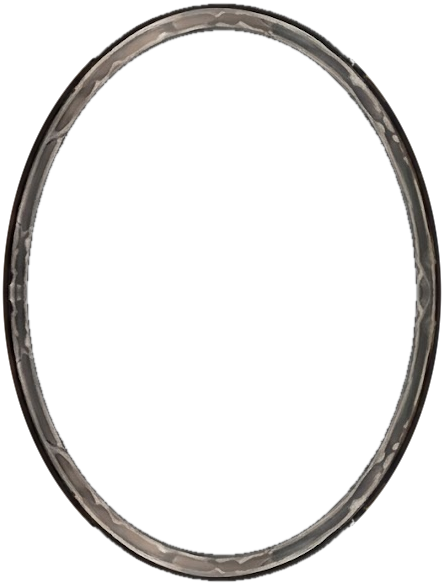
#> input picture art/frames/board-oval.png, 443 x 585 px; its folder holds only this picture in this run
$ python measure-frame-windows.py ../art/frames/board-oval.png
#> lines starting #> are read from the running program, lines starting #| are printed output that depends on the picture; after the words box and inside, x2 and y2 are one past the last pixel; in counts of white or black regions, pixels touching at a corner belong together
#!/usr/bin/env python3
"""Measure the picture window of every card frame in art/frames.

The window is the transparent hole the card art shows through: the largest transparent region in
the top 60% of the frame that does not touch the image edge. Prints its box as percentages of the
frame (left, top, width, height) and whether it is round (an ellipse fills ~78.5% of its box).

  python3 tools/measure-frame-windows.py            # table
  python3 tools/measure-frame-windows.py --js       # writes src/ui/frame-windows.js
"""
import json, os, sys
import cv2
import numpy as np
from PIL import Image

ROOT = os.path.dirname(os.path.dirname(os.path.abspath(__file__)))
FRAMES = os.path.join(ROOT, 'art', 'frames')

def window(path):
#> called with path = 'art/frames/board-oval.png'
    im = np.array(Image.open(path).convert('RGBA'))
#> im is the input picture: shape (585, 443, 4); mean R, G, B, A 24.6, 22.1, 19.8, 37.7
    h, w = im.shape[:2]
    clear = (im[:, :, 3] < 128).astype(np.uint8)
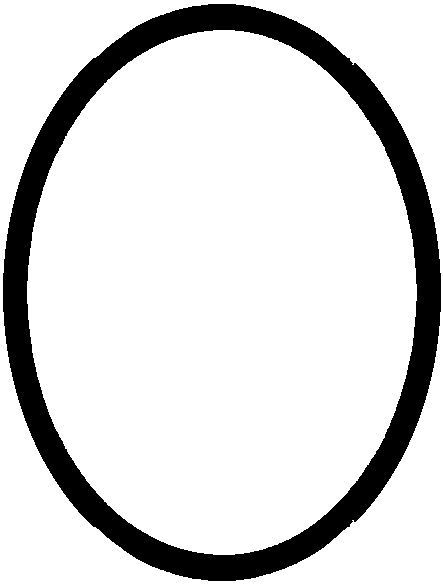
#> clear: shape (585, 443); values 0 (black) and 1 (white), 85.2% white; 1 black region, box (x1, y1, x2, y2) and area: (3, 4, 441, 581) 38374
    n, labels, stats, cent = cv2.connectedComponentsWithStats(clear, connectivity=4)
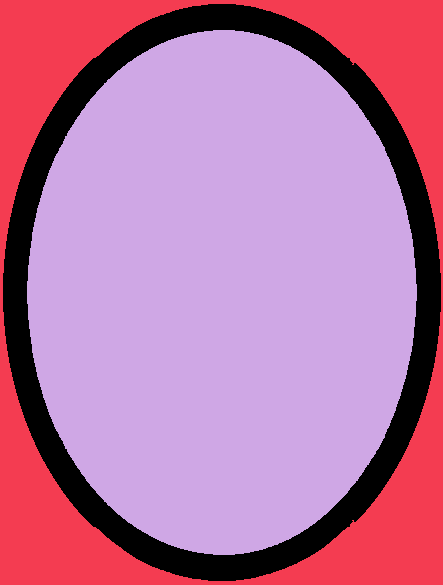
#> labels: shape (585, 443) int32; 3 distinct labels, from 0 to 2; one colour per label, 0 black
#> n = 3; stats = [[3, 4, 438, 577, 38374], [0, 0, 443, 585, 60545], [27, 30, 390, 525, 160236]]; cent = [[221.5, 292], [219.6, 292], [221.4, 292]]
    best = None
    for i in range(1, n):
        x, y, bw, bh, area = stats[i]
        if x == 0 or y == 0 or x + bw >= w or y + bh >= h:
            continue  # outside the card (rounded corners) or a cut-out edge
        if cent[i][1] > h * 0.6 or area < w * h * 0.03:
            continue
        if best is None or area > best[4]:
            best = (x, y, bw, bh, area)
#> this loop made 2 passes
    if not best:
        return None
    x, y, bw, bh, area = best
    fill = area / float(bw * bh)
#> fill = 0.783
    return {
        'l': round(x / w * 100, 2), 't': round(y / h * 100, 2),
        'w': round(bw / w * 100, 2), 'h': round(bh / h * 100, 2),
        'round': bool(0.7 < fill < 0.86), 'fill': round(fill, 3),
    }

def main():
    out = {}
    for f in sorted(os.listdir(FRAMES)):
        if not f.lower().endswith(('.png', '.webp')) or 'glow' in f:
            continue
        win = window(os.path.join(FRAMES, f))
        if win:
            out[f'art/frames/{f}'] = win
    if '--js' in sys.argv:
        body = json.dumps({k: {kk: v[kk] for kk in ('l', 't', 'w', 'h', 'round')} for k, v in out.items()}, indent=2)
        with open(os.path.join(ROOT, 'src', 'ui', 'frame-windows.js'), 'w') as fh:
            fh.write('// Picture windows of the card frames, measured from their transparent holes by\n'
                     '// tools/measure-frame-windows.py (re-run it after adding or repainting a frame):\n'
                     '// { l, t, w, h } in % of the frame, and whether the window is round.\n'
                     f'export const FRAME_WINDOWS = {body};\n')
        print(f'wrote {len(out)} frames')
    else:
        for k, v in out.items():
            print(f"{k:52s} l={v['l']:6.2f} t={v['t']:6.2f} w={v['w']:6.2f} h={v['h']:6.2f} fill={v['fill']:.3f} {'round' if v['round'] else ''}")
#> this loop made 1 pass
#> k on pass 1: 'art/frames/board-oval.png'
#> (printed output is left out)

if __name__ == '__main__':
    main()

$ run again, on art/frames/legendary-minion-fruit-ninjas.webp
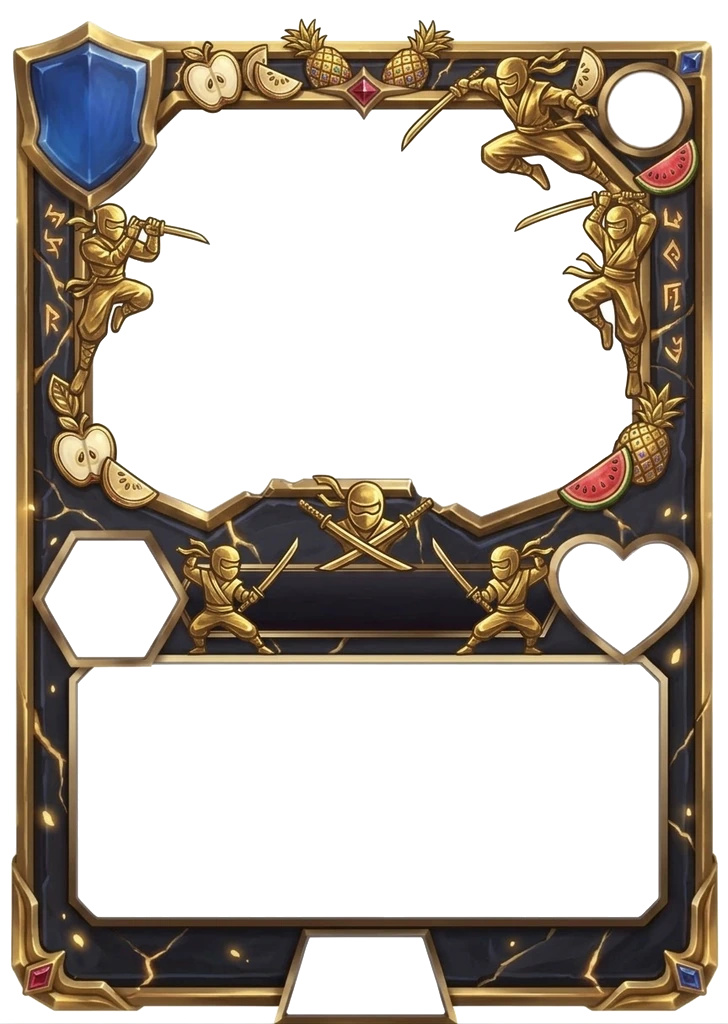
#> input picture art/frames/legendary-minion-fruit-ninjas.webp, 728 x 1024 px
#> in window, im is the input picture: shape (1024, 728, 4); mean R, G, B, A 184.9, 176.4, 166.2, 112.3
#> in window, `clear = (im[:, :, 3] < 128).astype(np.uint8)`:
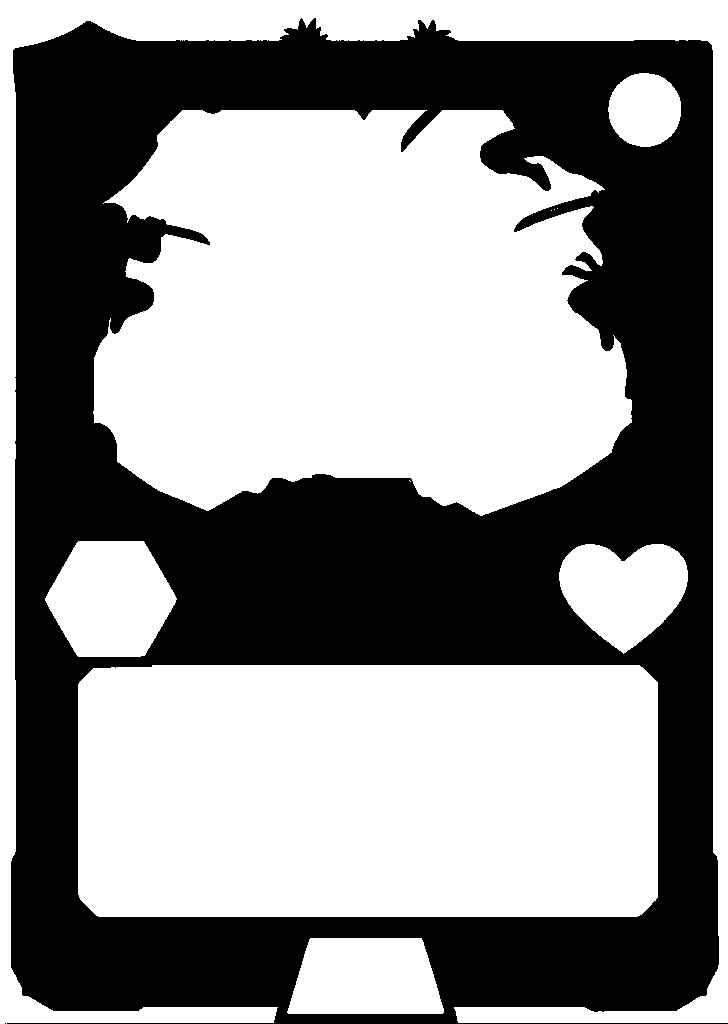
#> clear: shape (1024, 728); values 0 (black) and 1 (white), 56% white; 2 black regions (1 under 20 px), largest, box (x1, y1, x2, y2) and area: (7, 18, 728, 1024) 328288
#> in window, `n, labels, stats, cent = cv2.connectedComponentsWithStats(clear, conne..`:
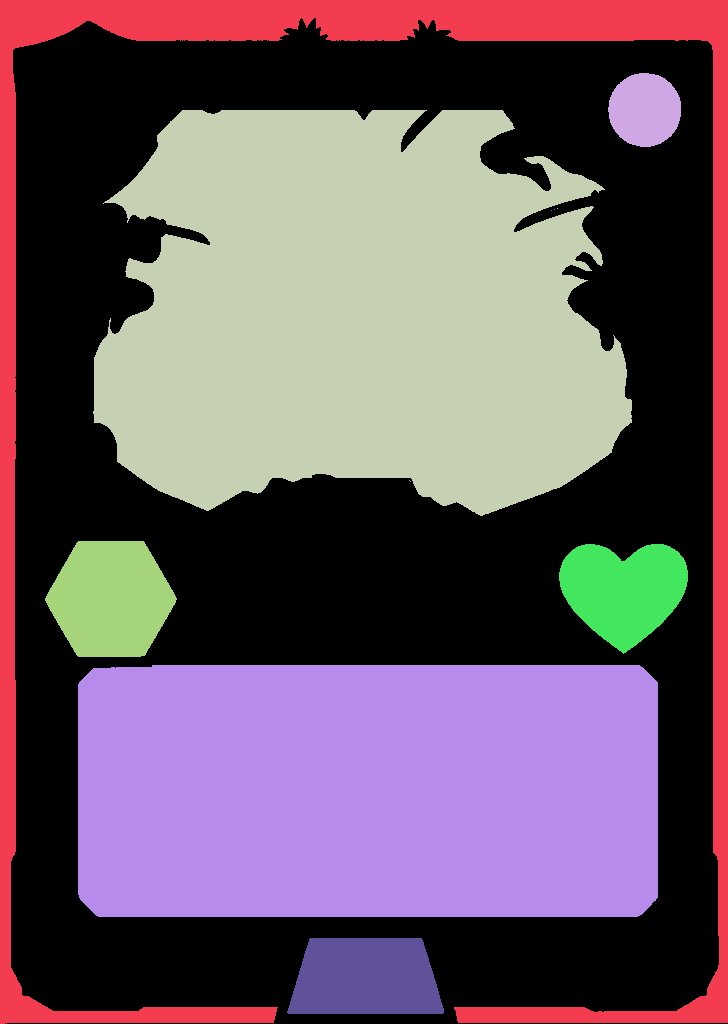
#> labels: shape (1024, 728) int32; 15 distinct labels, from 0 to 14; one colour per label, 0 black
#> n = 15; stats = 15 rows, first 6: [5, 18, 723, 1006, 328289], [0, 0, 728, 1024, 64977], [608, 73, 73, 74, 4252], [93, 110, 539, 406, 170945], [103, 203, 1, 1, 1], [557, 208, 1, 1, 1]; cent = 15 rows, first 8: [362.9, 505.1], [362.4, 365.8], [644.4, 109.4], [356.6, 313.3], [103, 203], [557, 208], [554, 209], [551, 210]
#> the loop in window, `for i in range(1, n):` made 14 passes
#> (x, y, bw, bh, area) on passes 1, 2, 3, 11, 12, 13, 14: (0, 0, 728, 1024, 64977), (608, 73, 73, 74, 4252), (93, 110, 539, 406, 170945), (45, 541, 132, 116, 11590), (559, 544, 129, 110, 9775), (78, 665, 580, 252, 145328), (287, 938, 157, 76, 10309)
#> in window, `x, y, bw, bh, area = best`: x = 93; y = 110; bw = 539; bh = 406; area = 170945
#> fill = 0.781
#> the loop in main, `for k, v in out.items():` made 1 pass
#| art/frames/legendary-minion-fruit-ninjas.webp        l= 12.77 t= 10.74 w= 74.04 h= 39.65 fill=0.781 round
